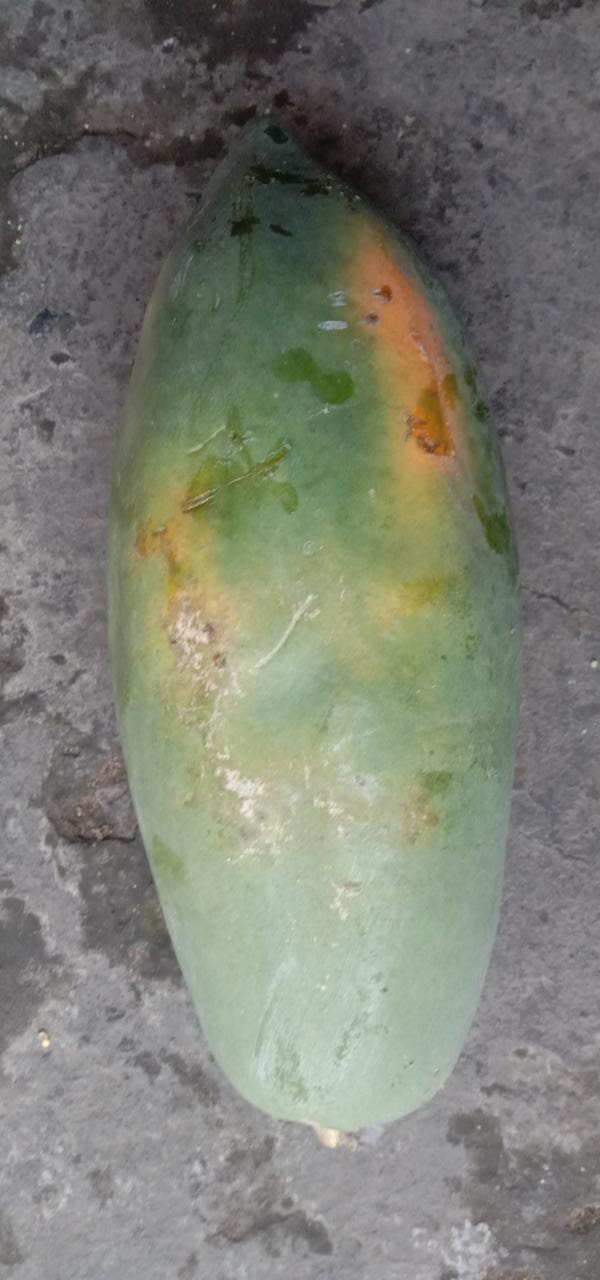
#> input picture pepaya 3.jpeg, 600 x 1280 px
$ jupyter execute '3.RGB2HSV(KNN PEPAYA 3).ipynb'
#> lines starting #> are read from the running program, lines starting #| are printed output that depends on the picture; long printed decimals are rounded
# RGB TO HSV PADA PEPAYA 3

DIMAS PRATIKTO
06.2018.1.06958

[cell 1]
import cv2
import pandas as pd
import numpy as np
from sklearn.neighbors import KNeighborsClassifier
from sklearn import neighbors
from sklearn.neighbors import NearestNeighbors
from sklearn.neighbors import KNeighborsRegressor

[cell 2]
original = cv2. imread('pepaya 3.jpeg')
#> original is the input picture: shape (1280, 600, 3); mean B, G, R 115.8, 127.2, 124.5

[cell 3]
#Resize Gambar
h, w = original.shape[:2]
#> h = 1280; w = 600
new_h, new_w= int(h/2), int(w/2)
#> new_h = 640; new_w = 300
image= cv2.resize(original,(new_w, new_h))

[cell 4]
#Convert RGB KE HSV
hsv= cv2.cvtColor(image, cv2.COLOR_RGB2HSV)
#> hsv: shape (640, 300, 3); mean H, S, V 100.5, 30.2, 130.6

[cell 5]
#Print Nilai HSV
print(hsv)
#> (printed output is left out)

[cell 6]
#Menampilkan Gambar HSV
cv2.imshow('Gambar HSV', hsv)

[cell 7]
#Menampilkan Gambar Tiap H,S,V
cv2.imshow('H Channel', hsv[: ,: ,0])
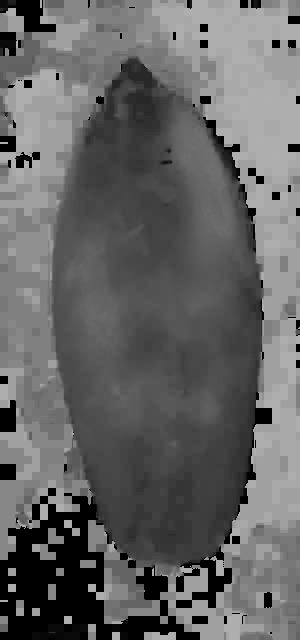
#> window 'H Channel': shape (640, 300); min 0, max 177, mean 100.5
cv2.imshow('S Channel', hsv[: ,: ,1])
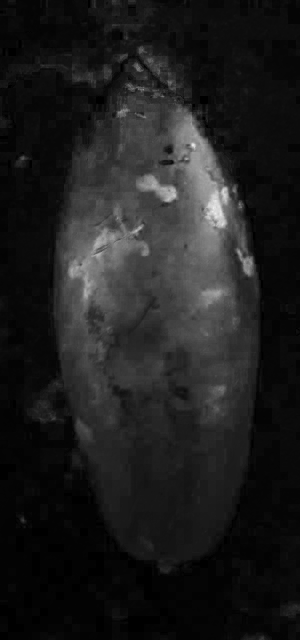
#> window 'S Channel': shape (640, 300); min 0, max 235, mean 30.2
cv2.imshow('V Channel', hsv[: ,: ,2])
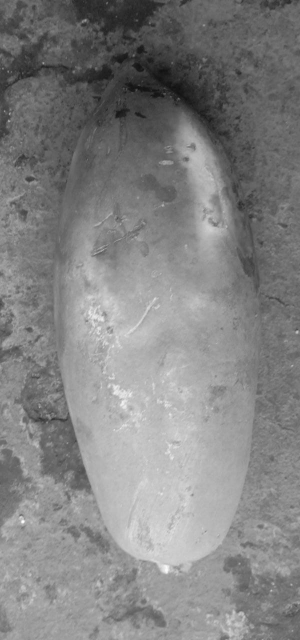
#> window 'V Channel': shape (640, 300); min 17, max 253, mean 130.6
cv2.waitKey(0)
cv2.destroyAllWindows()

[cell 8]
#Memperoleh Nilai Rata-Rata Tiap H,S,V
H = hsv[: ,: ,0]
S = hsv[: ,: ,1]
V = hsv[: ,: ,2]
meanH = np.mean(H)
#> meanH = 100.5
meanH = float(meanH)
meanS = np.mean(S)
#> meanS = 30.23
meanS = float(meanS)
meanV = np.mean(V)
#> meanV = 130.6
meanV = float(meanV)
print("Nilai Rata-rata H :", meanH,"S: ", meanS,"V: ",meanV)
#| Nilai Rata-rata H : 100.478 S:  30.234 V:  130.562

$ run again, with pepaya 1.jpeg copied over pepaya 3.jpeg
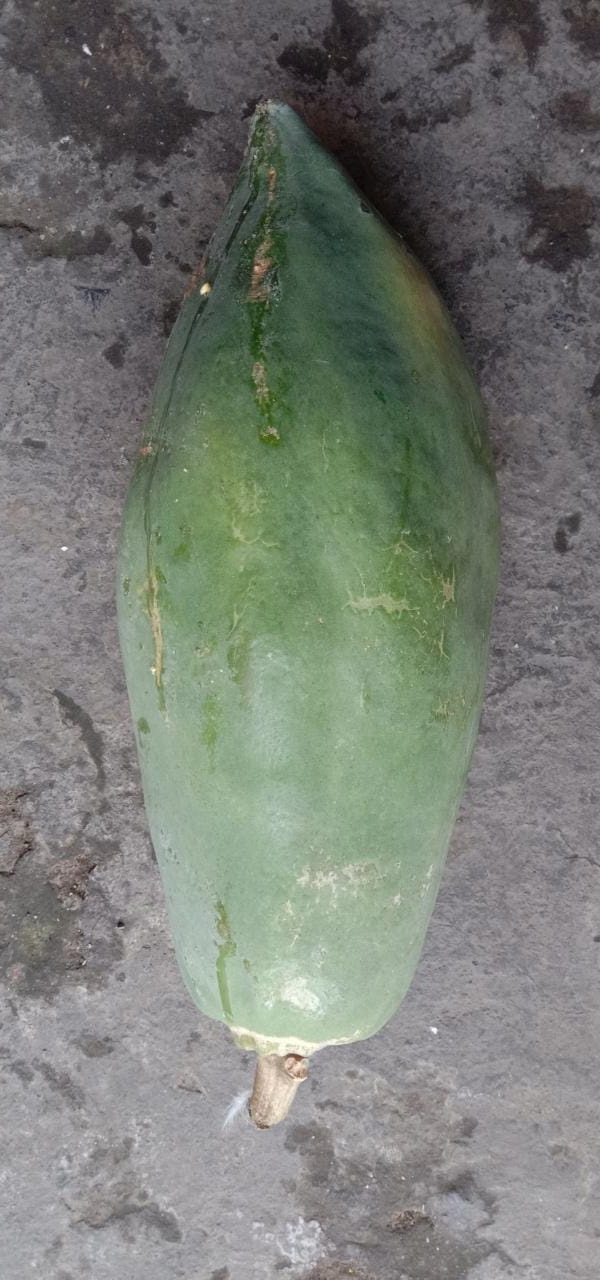
#> input picture pepaya 1.jpeg, 600 x 1280 px
#> original is the input picture: shape (1280, 600, 3); mean B, G, R 117.3, 124.8, 120.2
#> hsv: shape (640, 300, 3); mean H, S, V 114, 26.7, 127.9
#> (printed output is left out)
#> `cv2.imshow('S Channel', hsv[: ,: ,1])`:
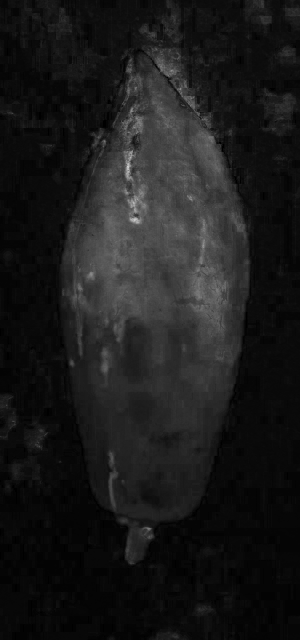
#> window 'S Channel': shape (640, 300); min 0, max 206, mean 26.7
#> `cv2.imshow('V Channel', hsv[: ,: ,2])`:
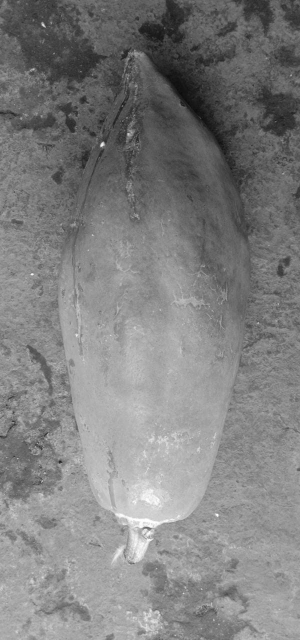
#> window 'V Channel': shape (640, 300); min 12, max 255, mean 127.9
#> meanH = 114
#> meanS = 26.73
#> meanV = 127.9
#| Nilai Rata-rata H : 113.953 S:  26.726 V:  127.924

$ run again, with pepaya 2.jpeg copied over pepaya 3.jpeg
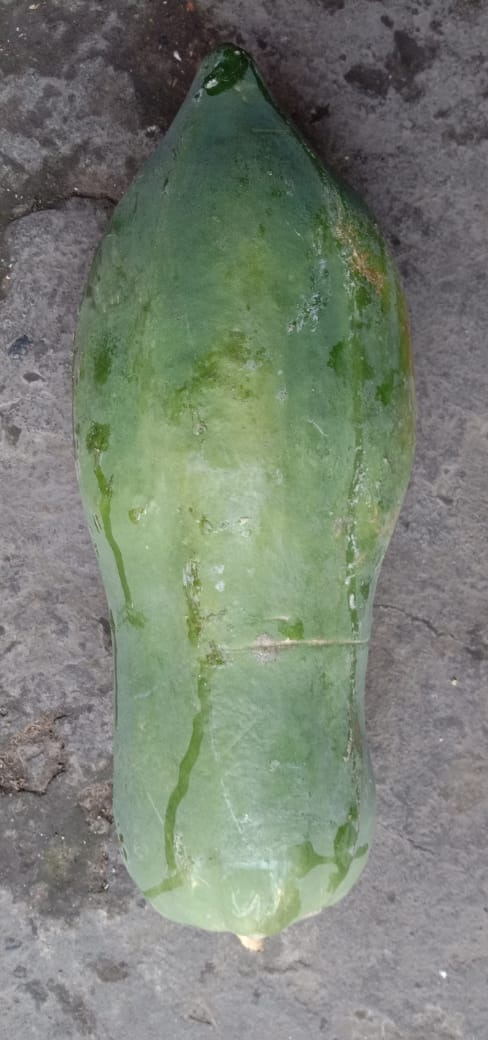
#> input picture pepaya 2.jpeg, 488 x 1040 px
#> original is the input picture: shape (1040, 488, 3); mean B, G, R 115.6, 128.1, 120.1
#> hsv: shape (520, 244, 3); mean H, S, V 104.7, 34, 130.9
#> (printed output is left out)
#> `cv2.imshow('S Channel', hsv[: ,: ,1])`:
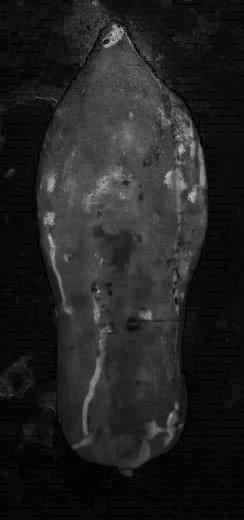
#> window 'S Channel': shape (520, 244); min 0, max 196, mean 34
#> `cv2.imshow('V Channel', hsv[: ,: ,2])`:
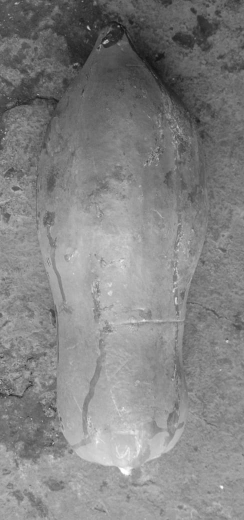
#> window 'V Channel': shape (520, 244); min 17, max 255, mean 130.9
#> meanH = 104.7
#> meanS = 34.04
#> meanV = 130.9
#| Nilai Rata-rata H : 104.700 S:  34.036 V:  130.881

$ run again, with pepaya 4.jpeg copied over pepaya 3.jpeg
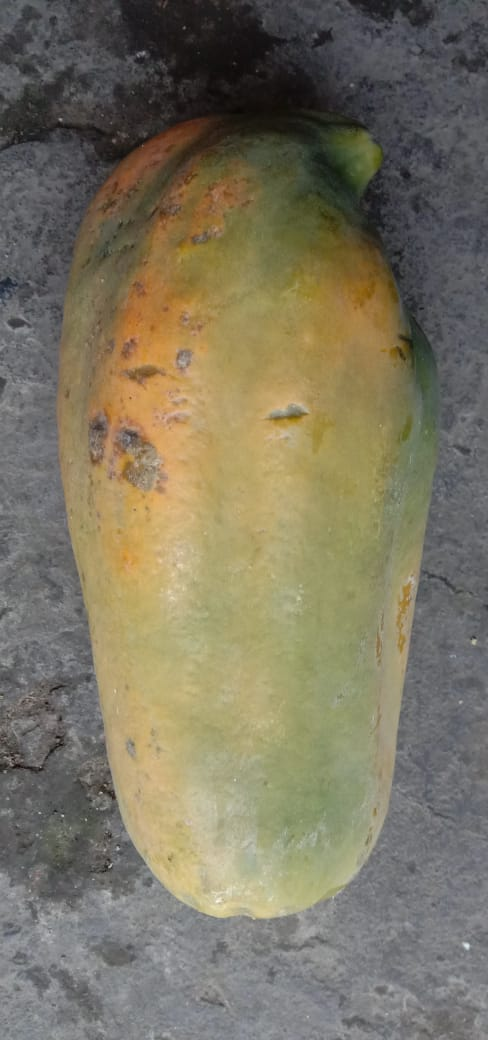
#> input picture pepaya 4.jpeg, 488 x 1040 px
#> original is the input picture: shape (1040, 488, 3); mean B, G, R 97, 117, 123.5
#> hsv: shape (520, 244, 3); mean H, S, V 65.8, 55.2, 126.2
#> (printed output is left out)
#> `cv2.imshow('S Channel', hsv[: ,: ,1])`:
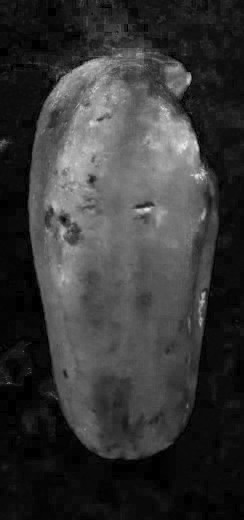
#> window 'S Channel': shape (520, 244); min 0, max 236, mean 55.2
#> `cv2.imshow('V Channel', hsv[: ,: ,2])`:
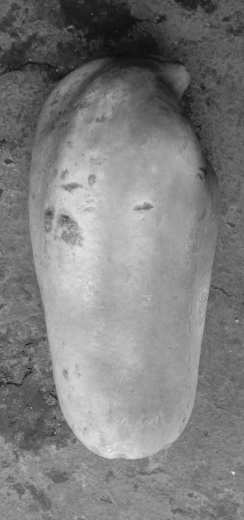
#> window 'V Channel': shape (520, 244); min 11, max 247, mean 126.2
#> meanH = 65.79
#> meanS = 55.21
#> meanV = 126.2
#| Nilai Rata-rata H : 65.788 S:  55.213 V:  126.160
